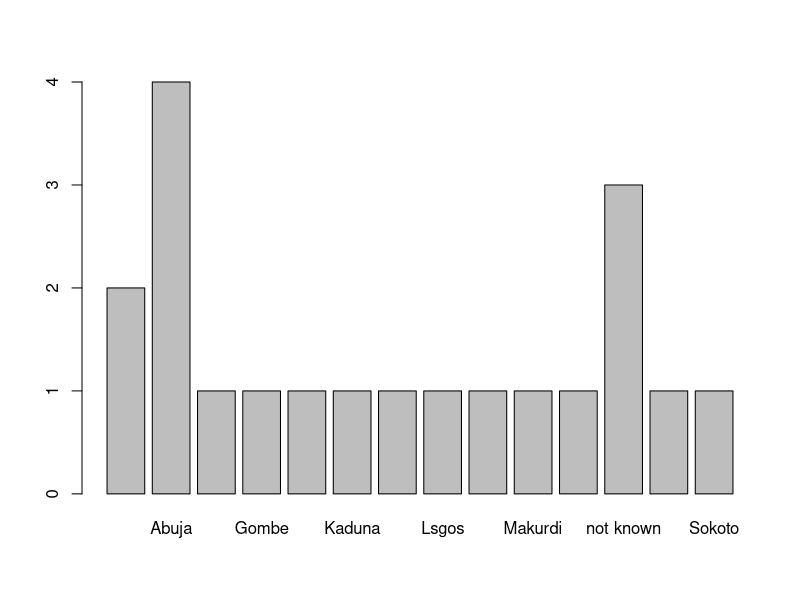

Here is the R script that generated this plot:
## ---- chunk 1
knitr::opts_chunk$set(echo = TRUE)

try({
  pkgs <- c("naijR", "purrr")
  pkgNoDey <- !sapply(pkgs, requireNamespace, quietly = TRUE)
  install.packages(pkgs[pkgNoDey], repos = 'https://cran.rstudio.com')
}, silent = TRUE
)

sections <- list(
  what = "What is R?",
  get = "Getting R",
  syntax = "R syntax",
  use = "Practical Uses",
  prospect = "Prospects",
  `next` = "What Next?"
)

# adder <- function(add) {
#   sec <- 0L
#   function() {
#     sec <<- sec + add
#     sec
#   }
# }
# add_one <- adder(1)
## ---- chunk 2
print_bullet <- function(x) {
  stopifnot(is.character(x))
  cat("-", x, fill = TRUE)
}

try(purrr::walk(sections, print_bullet), silent = TRUE)
## ---- chunk 3
life <- 42
life
## ---- chunk 4
# Create a vector by combining together many numbers
many <- c(life, 54, 65, 76, 87, 98, 102)

# Print out the value of the object
many
## ---- chunk 5
x <- 8
y <- 2

x + y
x - y
x * y   # multiply
x / y   # divide
## ---- chunk 6
x == y
x != y
x > y
x > y
## ---- chunk 7
(x == y) && (x > y)
(x == y) || (x > y)
## ---- chunk 8
mydata <- read.csv("mockdata.csv")

# Print out the data inside R
mydata
## ---- chunk 9
colnames(mydata)
colnames(mydata) <- c("Number", "Key", "Age", "Sex", "Height", "Location")
colnames(mydata)
## ---- chunk 10
ncol(mydata)   # number of columns
mydata["Number"] <- NULL
ncol(mydata)
## ---- chunk 11
nrow(mydata)
abj.only <- subset(mydata, Location == "Abuja")
nrow(abj.only)
## ---- chunk 12
dim(mydata)
str(mydata)
## ---- chunk 13
summary(mydata)
## ---- chunk 14
# Average age
mean(mydata$Age)

# Tallest person
max(mydata$Height)

# Most from location (not numeric, tabulate first to get counts)
tbl <- table(mydata$Location)
max(tbl)
## ---- chunk 15
barplot(tbl)
